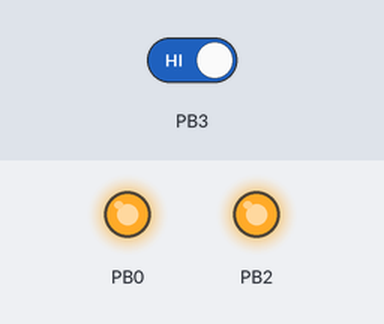
A program run on a simulated ATmega328P, built with avr-gcc and emulated at 1.6 MHz. Shown: output pins drawn as LEDs (lit = HIGH). The inputs (shaded band) are chosen by the test bench; at power-on: PB3 HIGH.

Above: at 1.2 s.
1.3 s: PB3 driven LOW
At 2.5 s:
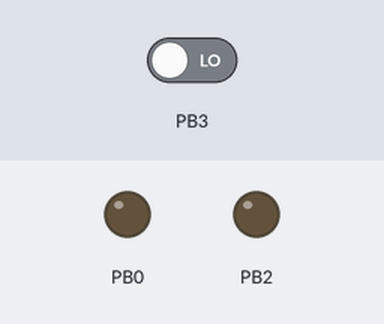
2.8 s: PB3 driven HIGH
At 3.7 s:
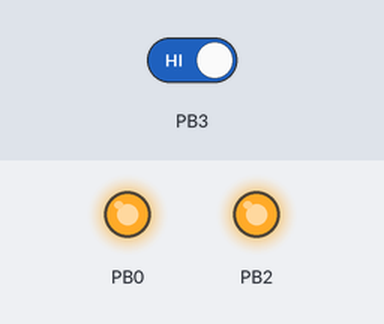
Timing chart, 0 to 5.8 s (numbered marks = the images above; inputs shaded):
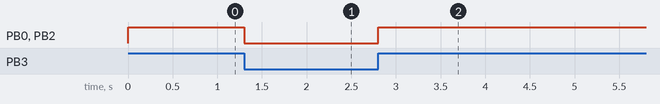

Measured:
- after the input at 1.3 s, PB0, PB2: HIGH → LOW at once
- after the input at 2.8 s, PB0, PB2: LOW → HIGH at once

The program:

main.c
```c
#define F_CPU 1600000
#include <avr/io.h>


int main(void)
{
	DDRB = 0b00000101; //0 giriþ / 1 çýkýþ
	while (1)
	{
		if (!(PINB&0b00001000))
		{
			PORTB=PORTB&0b11111110;
		}
		else{
			PORTB = PORTB | 0b00000001;
		}

		if (!(PINB&0b00001000))
		{
			PORTB=PORTB&0b11111011;
		}
		else{
			PORTB = PORTB | 0b00000100;
		}


		//if (!(PINB&0b11110111))
		//{
		//PORTB = PORTB&0b11111011;
		//}
		//else
		//{
		//PORTB = PORTB | 0b00000001;
		//}
	}
}
```
